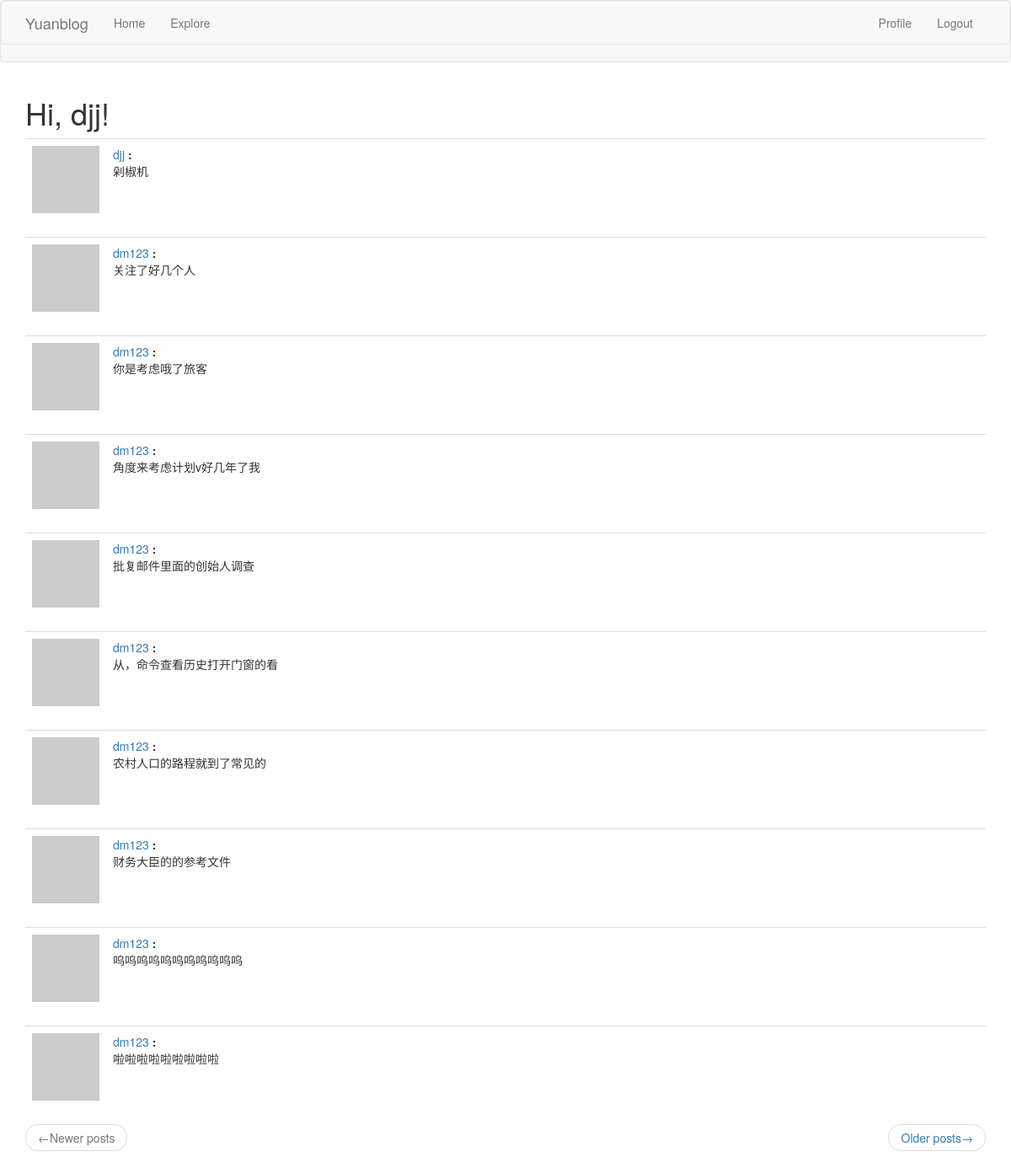
The page /explore (signed in) on the database its author committed.
### app/models.py (models this page shows, shortened)
class User(UserMixin, db.Model):
    id = db.Column(db.Integer, primary_key=True)
    username = db.Column(db.String(64), index=True, unique=True)
    email = db.Column(db.String(128), index=True, unique=True)
    password_hash = db.Column(db.String(128))
    posts = db.relationship('Post', backref='author', lazy='dynamic')
    about_me = db.Column(db.String(140))
    last_date = db.Column(db.DateTime, default=datetime.utcnow)
    followed = db.relationship(
        'User', secondary=followers,
        primaryjoin=(followers.c.follower_id == id),
        secondaryjoin=(followers.c.followed_id == id),
        backref=db.backref('followers', lazy='dynamic'), lazy='dynamic')
    def avatar(self, size):
        digest = hashlib.md5(self.email.lower().encode('utf-8')).hexdigest()
        return 'https://www.gravatar.com/avatar/{}?d=identicon&s={}'.format(digest, size)
    @login.user_loader
    def load_user(id):
        return User.query.get(int(id))

class Post(db.Model):
    id = db.Column(db.Integer, primary_key=True)
    body = db.Column(db.String(140))
    timestamp = db.Column(db.DateTime, index=True, default=datetime.utcnow)
    user_id = db.Column(db.Integer, db.ForeignKey('user.id'))

### app/routes.py (the view)
@app.route('/explore')
@login_required
def explore():
    page = request.args.get('page', 1, type=int)
    posts = Post.query.order_by(Post.timestamp.desc()).paginate(
        page, app.config['POSTS_PER_PAGE'], False)
    next_url = url_for('explore', page=posts.next_num) \
        if posts.has_next else None
    prev_url = url_for('explore', page=posts.prev_num) \
        if posts.has_prev else None
    return render_template('index.html', title='Explore', posts=posts.items,
                           next_url=next_url, prev_url=prev_url)

### app/routes.py (called while the page is built)
@app.before_request
def before_request():
    if current_user.is_authenticated:
        current_user.last_date = datetime.utcnow()
        db.session.commit()

### app/templates/index.html (shortened to what this page needs)
{% extends "base.html" %}
{% import 'bootstrap/wtf.html' as wtf %}
{% block app_content %}
    <h1>Hi, {{ current_user.username }}!</h1>
    {% for post in posts %}
        {% include '_post.html' %}
    {% endfor %}
    <nav aria-label="...">
        <ul class="pager">
            <li class="previous{% if not prev_url %} disabled{% endif %}">
                <a href="{{ prev_url or '#'}}">
                    <span aria-hidden="true">&larr;</span>Newer posts
                </a>
            </li>
            <li class="next{% if not next_url %} disabled{% endif %}">
                <a href="{{ next_url or '#' }}">
                    Older posts<span aria-hidden="true">&rarr;</span>
                </a>
            </li>
        </ul>
    </nav>
{% endblock %}

### app/templates/_post.html
<table class="table table-hover">
    <tr>
        <td width="70px">
            <a href="{{ url_for('user', username=post.author.username) }}">
                <img src="{{ post.author.avatar(70) }}">
            </a>
        </td>
        <td>
            <a href="{{ url_for('user', username=post.author.username) }}">
                    {{ post.author.username }}
                </a><b>:</b>
            <br>
            <p>{{ post.body }}</p>
        </td>
    </tr>
</table>

### rows shown on the page
User: username "djj"
Post: author.username "djj", body "剁椒机"
Post: author.username "dm123", body "关注了好几个人"
Post: author.username "dm123", body "你是考虑哦了旅客"
Post: author.username "dm123", body "角度来考虑计划v好几年了我"
Post: author.username "dm123", body "批复邮件里面的创始人调查"
Post: author.username "dm123", body "从，命令查看历史打开门窗的看"
Post: author.username "dm123", body "农村人口的路程就到了常见的"
Post: author.username "dm123", body "财务大臣的的参考文件"
Post: author.username "dm123", body "呜呜呜呜呜呜呜呜呜呜呜"
Post: author.username "dm123", body "啦啦啦啦啦啦啦啦啦"
